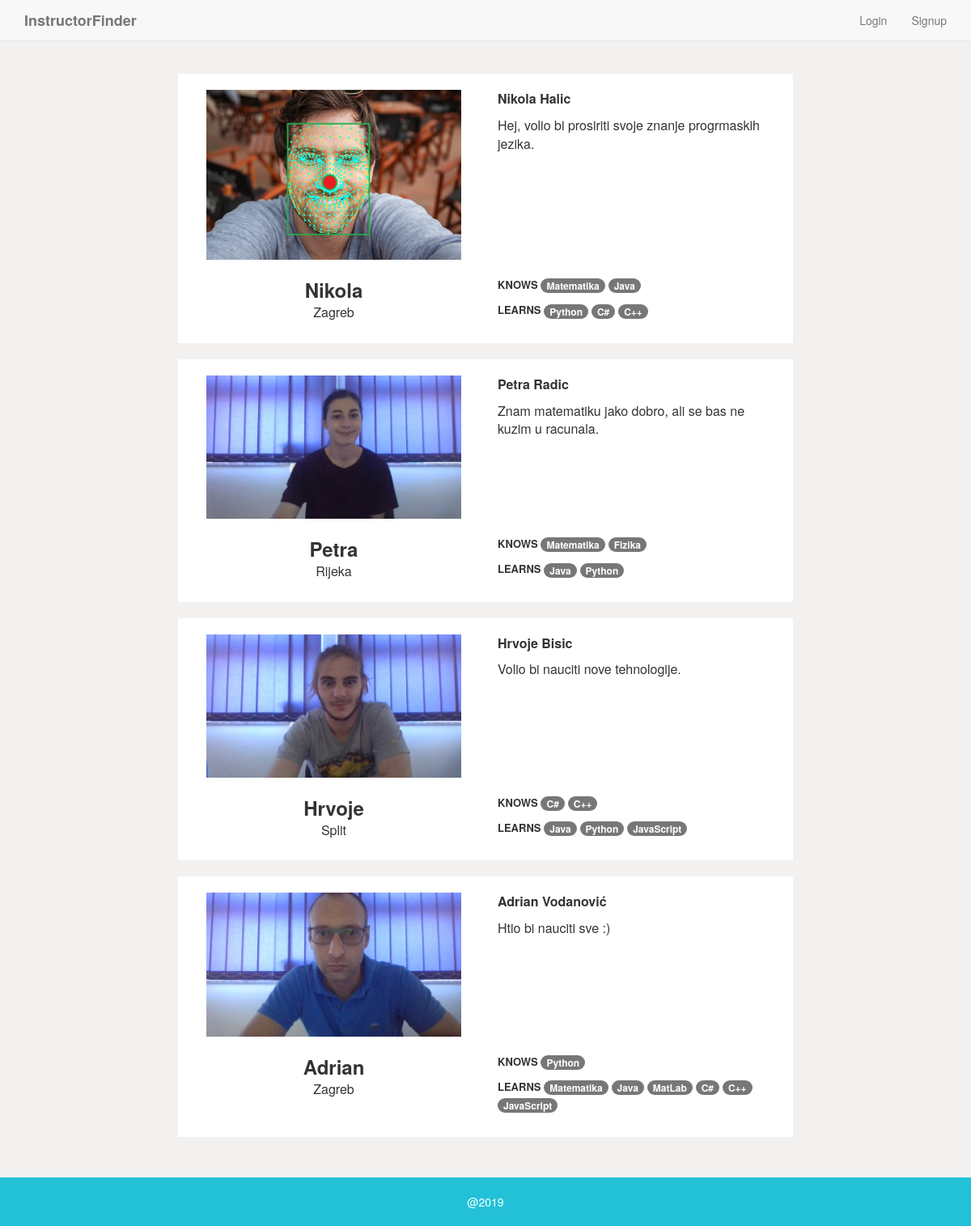
The page / on the database its author committed.
### app/models.py (models this page shows, shortened)
class CustomUser(AbstractUser):
    first_name = models.CharField(max_length=120, null=True, blank=True)
    last_name = models.CharField(max_length=120, null=True, blank=True)
    description = models.TextField(max_length=1000, blank=True, null=True)
    image = models.ImageField(null=True, upload_to='images/', blank=True)
    city = models.ForeignKey(City, on_delete=models.SET_NULL, null=True, blank=True)
    knows = models.ManyToManyField(Subject, related_name='knows_subjects', blank=True)
    learns = models.ManyToManyField(Subject, related_name='learns_subjects', blank=True)
    def profile_photo(self):
        return self.image or 'images/default-user.png'
    def short_description(self):
        if self.description:
            return self.description[0:800]

class City(models.Model):
    name = models.CharField(max_length=120)
    class Meta:
        verbose_name_plural = "cities"
    def __str__(self):
        return self.name

class Subject(models.Model):
    name = models.CharField(max_length=120)
    def __str__(self):
        return self.name

### app/views.py (the view, shortened to what this page needs)
# urls.py: path('', IndexView.as_view(), name='index'),
class IndexView(ListView, FormMixin):
    context_object_name = 'users'
    template_name = 'index.html'
    model = CustomUser
    form_class = SearchAllForm
    paginate_by = 10
    def get_context_data(self, **kwargs):
        context = super(IndexView, self).get_context_data(**kwargs)
        context['form'] = SearchAllForm(initial={
            'city': self.request.GET.get('city'),
            'knows': self.request.GET.get('knows'),
            'learns': self.request.GET.get('learns'),
        })
        return context
    def get_queryset(self):
        query_params = {}
        query_params['is_superuser'] = False
        return CustomUser.objects.exclude(username=self.request.user.username).filter(**query_params)

### app/templates/index.html
{% extends "base.html" %}
{% block body_block %}
<div class="container col-sm-8 col-sm-offset-2">
    {% include '_users.html' %}
</div>
{% endblock %}

### app/templates/base.html (shortened to what this page needs)
<!DOCTYPE html>
<html>
<head>
    {% load static %}
    <link rel="stylesheet" href="{{ STATIC_URL }}bootstrap.min.css"/>
    <link rel="stylesheet" href="{{ STATIC_URL }}style.css"/>
</head>
<body>
<div class="background-container">
    <nav class="navbar navbar-default navbar-static-top">
        <div class="container">
            <ul class="nav navbar-nav">
                <li><a class="navbar-brand title" href="{% url 'index' %}">InstructorFinder</a></li>
            </ul>
            <ul class="nav navbar-nav navbar-right">
                {% if user.is_authenticated %}
                <li><a class="navbar-link" href="{% url 'profile' %}">My Profile</a></li>
                <li><a class="navbar-link" href="{% url 'edit' %}">Edit</a></li>
                <li><a href="{% url 'logout' %}">Logout</a></li>
                {% else %}
                <li><a class="navbar-link" href="{% url 'login' %}">Login</a></li>
                <li><a class="navbar-link" href="{% url 'signup' %}">Signup</a></li>
                {% endif %}
            </ul>
        </div>
    </nav>
    <div class="container">
        {% block body_block %}
        {% endblock %}
    </div>
</div>
<div class="footer">
    @2019
</div>
</body>
</html>

### app/templates/_users.html
{% load crispy_forms_tags %}
{% if user.is_authenticated %}
<div class="row">
    <form method="GET" class="post-form">
        {% csrf_token %}
        {{ form|crispy }}
        <button type="submit" class="btn comment-form-button">Search</button>
    </form>
</div>
{% include '_user_list_extended.html' %}
{% else %}
{% include '_user_list.html' %}
{% endif %}

### app/templates/_user_list.html
{% for user in users %}
<div>
    {% include '_user_card.html' %}
</div>
{% endfor %}

### app/templates/_user_card.html
<div class="row user-card">
    <div class="row">
        <div class="col-sm-6">
            <img src="{{MEDIA_URL}}{{user.profile_photo}}" class="col-sm-12">
        </div>
        <div class="col-sm-6">
            <div class="card-name">
                {{ user.first_name}} {{ user.last_name}}
            </div>
            <div class="card-text">
                {{ user.short_description }}
            </div>
        </div>
    </div>
    <div class="row">
        <div class="col-sm-6 card-short-info">
            <div class="card-username">
                {{ user.username }}
            </div>
            <div class="card-text">
                {{ user.city }}
            </div>
        </div>
        <div class="col-sm-6 card-skills">
            <div>
                <p>
                    <span class="card-section-title">Knows</span>
                    {% for subject in user.knows.all %}
                    <span class="badge badge-primary">{{ subject }}</span>
                    {% endfor %}
                </p>
                <p>
                    <span class="card-section-title">Learns</span>
                    {% for subject in user.learns.all %}
                    <span class="badge badge-success">{{ subject }}</span>
                    {% endfor %}
                </p>
            </div>
        </div>
    </div>
</div>

### static/style.css (style rules this page uses)
html, body { height: 100%; margin: 0; }
.background-container { min-height: 94%; background-color: #f2f1f0; padding-bottom: 50px; }
.title { font-weight: bold; }
.user-card { background-color: white; margin-top: 20px; margin-bottom: 0px; padding-left: 20px; padding-right: 20px; padding-top: 20px; padding-bottom: 20px; }
.footer { padding-top: 20px; padding-bottom: 20px; background-color: #22c1d7; text-align: center; color: white; }
.card-username { font-weight: bolder; font-size: x-large; }
.card-name { font-weight: bolder; font-size: medium; padding-bottom: 10px; }
.card-text { font-size: medium; }
.card-short-info { text-align: center; padding-top: 20px; }
.card-section-title { font-weight: bolder; text-transform: uppercase; font-size: small; }
.card-skills { padding-top: 20px; }

### rows shown on the page
CustomUser: profile_photo (picture), first_name "Nikola", last_name "Halic", short_description "Hej, volio bi prosiriti svoje znanje progrmaskih jezika.", username "Nikola", city "Zagreb"
Subject: name "Matematika"
Subject: name "Java"
Subject: name "Python"
Subject: name "C#"
Subject: name "C++"
CustomUser: profile_photo (picture), first_name "Petra", last_name "Radic", short_description "Znam matematiku jako dobro, ali se bas ne kuzim u racunala.", username "Petra", city "Rijeka"
Subject: name "Fizika"
CustomUser: profile_photo (picture), first_name "Hrvoje", last_name "Bisic", short_description "Volio bi nauciti nove tehnologije.", username "Hrvoje", city "Split"
Subject: name "JavaScript"
CustomUser: profile_photo (picture), first_name "Adrian", last_name "Vodanović", short_description "Htio bi nauciti sve :)", username "Adrian", city "Zagreb"
Subject: name "MatLab"
